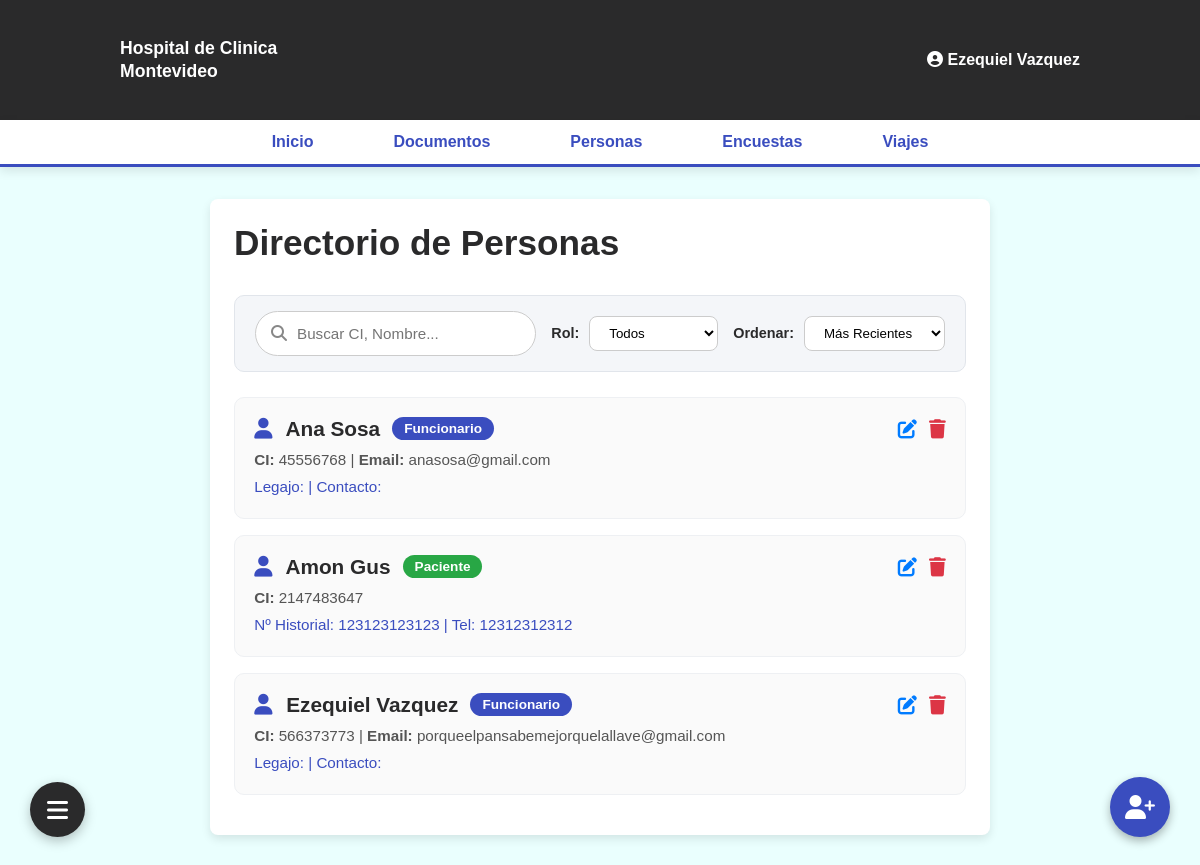
The page /personas.php (signed in) on the database as committed earlier.
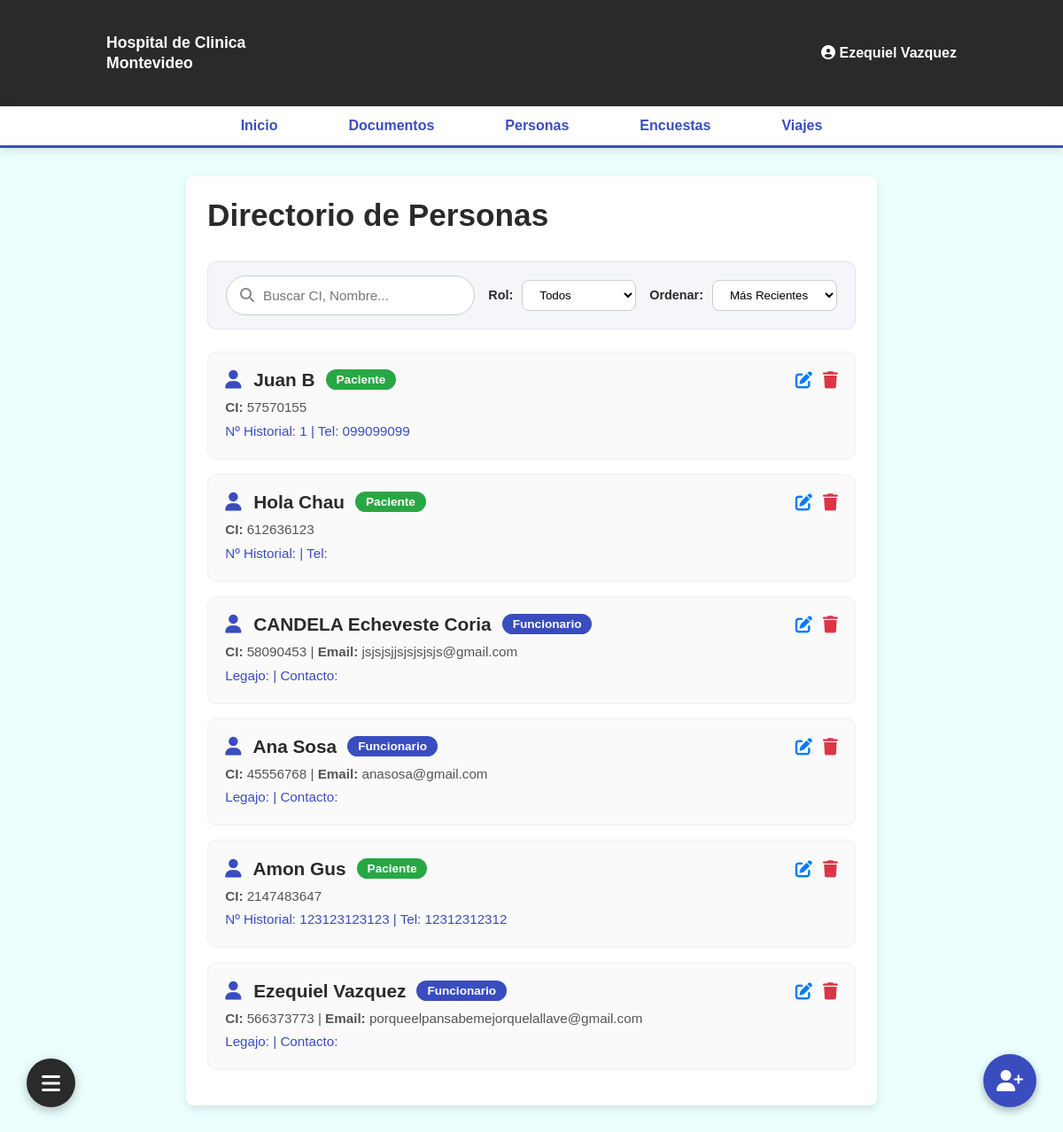
The same page on the database as committed later.
### tables this page shows
CREATE TABLE `usuario` (
  `nombre` varchar(50) NOT NULL,
  `apellido` varchar(50) NOT NULL,
  `cedula_identidad` int(11) NOT NULL,
  `email` varchar(100) DEFAULT NULL,
  `pass` varchar(255) DEFAULT NULL,
  `id_usuario` int(11) NOT NULL
);

CREATE TABLE `paciente` (
  `idpaciente` int(6) NOT NULL,
  `id_usuario` int(6) DEFAULT NULL,
  `tel_contacto` varchar(50) DEFAULT NULL,
  `nro_hospital` varchar(50) DEFAULT NULL
);

### personas.php (the view, shortened to what this page needs)
<?php
require_once 'php/conexion.php';
$search = isset($_GET['search']) ? mysqli_real_escape_string($enlace, trim($_GET['search'])) : '';
$filtro_rol = isset($_GET['rol']) ? $_GET['rol'] : 'todos';
$orden = isset($_GET['orden']) ? $_GET['orden'] : 'recientes';
$consulta_personas = "
    SELECT
        u.id_usuario, u.nombre, u.apellido, u.cedula_identidad, u.email,
        p.idpaciente, p.tel_contacto, p.nro_hospital,
        f.idfuncionario, f.cargo, f.legajo, f.contacto AS contacto_func
    FROM usuario u
    LEFT JOIN paciente p ON u.id_usuario = p.id_usuario
    LEFT JOIN funcionario f ON u.id_usuario = f.id_usuario
    WHERE 1=1
";
if ($orden === 'az') {
    $consulta_personas .= " ORDER BY u.nombre ASC";
} elseif ($orden === 'za') {
    $consulta_personas .= " ORDER BY u.nombre DESC";
} else {
    $consulta_personas .= " ORDER BY u.id_usuario DESC";
}
$resultado_personas = mysqli_query($enlace, $consulta_personas);
?>
<!DOCTYPE html>
<html lang="es">
<head>
    <link rel="stylesheet" href="css/style-a.css">
    <link rel="stylesheet" href="css/persona.css?v=<?php echo time(); ?>">
    <link rel="stylesheet" href="https://cdnjs.cloudflare.com/ajax/libs/font-awesome/6.4.0/css/all.min.css">
</head>
<body>
    <header class="header" id="header-index">
        <div class="header-top">
            <div class="logo">
                Hospital de Clinica <br> Montevideo
            </div>
            <div class="user-profile">
                <?php if (isset($_SESSION['id'])): ?>
                    <i class="fa-solid fa-circle-user avatar"></i>
                    <b><a href="perfil.html" class="user-name"><span><?php echo htmlspecialchars($_SESSION['nombre'] . ' ' . ($_SESSION['apellido'] ?? '')); ?></span></a></b>
                <?php else: ?>
                    <a href="php/login.php"><span>Iniciar Sesion</span></a>
                <?php endif; ?>
            </div>
        </div>
        <div class="menu" id="menu-index">
            <a href="index.php">Inicio</a>
            <a href="documentos.php">Documentos</a>
            <a href="personas.php">Personas</a>
            <a href="encuestas.php">Encuestas</a>
            <a href="viajes.php">Viajes</a>
        </div>
    </header>
    <main class="main-body">
        <div class="main-content" id="main-content-personas">
            <h1 class="titulo-personas">Directorio de Personas</h1>
            <div class="control-bar">
                <form method="GET" action="personas.php" class="form-controls">
                    <div class="search-box">
                        <i class="fa-solid fa-magnifying-glass"></i>
                        <input type="text" name="search" placeholder="Buscar CI, Nombre..." value="<?php echo htmlspecialchars($search); ?>">
                    </div>
                    <div class="select-box">
                        <label>Rol:</label>
                        <select name="rol" onchange="this.form.submit()">
                            <option value="todos" <?php if($filtro_rol=='todos') echo 'selected'; ?>>Todos</option>
                        </select>
                    </div>
                    <div class="select-box">
                        <label>Ordenar:</label>
                        <select name="orden" onchange="this.form.submit()">
                            <option value="recientes" <?php if($orden=='recientes') echo 'selected'; ?>>Más Recientes</option>
                        </select>
                    </div>
                </form>
            </div>
            <div class="personas-section">
                <?php if (mysqli_num_rows($resultado_personas) > 0): ?>
                    <?php while ($persona = mysqli_fetch_assoc($resultado_personas)): ?>
                        <?php
                            if (!empty($persona['idpaciente'])) {
                                $rol_badge = "Paciente";
                                $badge_class = "badge-paciente";
                                $detalle_rol = "Nº Historial: " . htmlspecialchars($persona['nro_hospital']) . " | Tel: " . htmlspecialchars($persona['tel_contacto']);
                            } else {
                                $rol_badge = htmlspecialchars($persona['cargo'] ?? 'Funcionario');
                                $badge_class = "badge-funcionario";
                                $detalle_rol = "Legajo: " . htmlspecialchars($persona['legajo']) . " | Contacto: " . htmlspecialchars($persona['contacto_func']);
                            }
                        ?>
                        <div class="persona-card">
                            <div class="persona-card-header">
                                <div class="side-left-persona">
                                    <h2 class="persona-title">
                                        <i class="fa-solid fa-user" style="margin-right: 8px; color: var(--secondary-color);"></i>
                                        <?php echo htmlspecialchars($persona['nombre'] . ' ' . $persona['apellido']); ?>
                                    </h2>
                                    <span class="persona-badge <?php echo $badge_class; ?>">
                                        <?php echo $rol_badge; ?>
                                    </span>
                                </div>
                                <div class="side-right-persona">
                                    <button class="btn-action btn-edit-persona"
                                        data-id="<?php echo $persona['id_usuario']; ?>"
                                        data-nombre="<?php echo htmlspecialchars($persona['nombre']); ?>"
                                        data-apellido="<?php echo htmlspecialchars($persona['apellido']); ?>"
                                        data-cedula="<?php echo htmlspecialchars($persona['cedula_identidad']); ?>"
                                        data-email="<?php echo htmlspecialchars($persona['email'] ?? ''); ?>"
                                        data-rol="<?php echo !empty($persona['idpaciente']) ? 'paciente' : 'funcionario'; ?>"
                                        data-tel="<?php echo htmlspecialchars($persona['tel_contacto'] ?? ''); ?>"
                                        data-nrohospital="<?php echo htmlspecialchars($persona['nro_hospital'] ?? ''); ?>"
                                        data-cargo="<?php echo htmlspecialchars($persona['cargo'] ?? ''); ?>"
                                        data-legajo="<?php echo htmlspecialchars($persona['legajo'] ?? ''); ?>"
                                        data-contactofunc="<?php echo htmlspecialchars($persona['contacto_func'] ?? ''); ?>"
                                    title="Editar Persona">
                                    <i class="fa-solid fa-edit" style="color: #007bff; font-size: 1.2rem;"></i>
                                    </button>
                                    <button class="btn-action btn-delete-persona"
                                        data-id="<?php echo $persona['id_usuario']; ?>" title="Eliminar Persona">
                                        <i class="fa-solid fa-trash" style="color: #dc3545; font-size: 1.2rem;"></i>
                                    </button>
                                </div>
                            </div>
                            <div class="persona-info-body">
                                <p><strong>CI:</strong> <?php echo htmlspecialchars($persona['cedula_identidad']); ?>
                                <?php if($persona['email']) echo "| <strong>Email:</strong> " . htmlspecialchars($persona['email']); ?></p>
                                <p class="persona-detalle-rol"><?php echo $detalle_rol; ?></p>
                            </div>
                        </div>
                    <?php endwhile; ?>
                <?php else: ?>
                    <p style="text-align: center; color: #777;">No se encontraron personas con esos filtros.</p>
                <?php endif; ?>
            </div>
        </div>
    </main>
    <button class="crg-btn-persona" id="btnCargarPersona" title="Registrar Persona">
        <i class="fa-solid fa-user-plus" style="font-size: 1.5rem; color: white;"></i>
    </button>
    <div class="floating-menu-container">
        <button class="fab-btn" id="fabBtn">
            <i class="fa-solid fa-bars" id="fabIcon"></i>
        </button>
    </div>
</body>
</html>

### css/style-a.css (style rules this page uses)
* { margin: 0; padding: 0; box-sizing: border-box; }
:root { --primary-color: #2a2a2b; --pressed-primary-color: #000000; --secondary-color: #3a4dbf; --pressed-secondary-color: #303061; --background-color: #eafffe; --main-color: #ffffff; --text-color: #333333; --grey-color: #747272; --pressed-grey-color: #dcdcdc; }
body { font-family: Arial, sans-serif; background-color: var(--background-color); color: var(--text-color); width: 100%; }
header { background-color: var(--primary-color); color: var(--main-color); width: 100%; }
.header-top { display: flex; justify-content: space-between; align-items: center; padding: 1.5rem 10%; min-height: 120px; }
.header-top a { text-decoration: none; color: var(--main-color); }
.logo { font-size: 1.1rem; font-weight: bold; line-height: 1.3; text-align: left; }
#menu-index { display: flex; justify-content: center; align-items: center; gap: 5rem; text-decoration: none; background-color: var(--main-color); padding: 0.8rem 1rem; border-bottom: 3px solid var(--secondary-color); box-shadow: 0px 4px 10px rgba(0, 0, 0, 0.1); }
#menu-index a { text-decoration: none; color: var(--secondary-color); font-weight: bold; font-size: 1rem; transition: color 0.2s ease; }
.main-body { padding: 2rem 0; }
.floating-menu-container { position: fixed; bottom: 30px; left: 30px; z-index: 100; }
.fab-btn { width: 55px; height: 55px; border-radius: 50%; background-color: var(--primary-color); border: none; color: var(--main-color); font-size: 1.5rem; cursor: pointer; box-shadow: 0px 4px 12px rgba(0, 0, 0, 0.25); display: flex; justify-content: center; align-items: center; transition: transform 0.2s, background-color 0.2s; }

### css/persona.css (style rules this page uses)
#main-content-personas { display: flex; flex-direction: column; align-items: stretch; padding: 1.5rem; margin: 0 auto; width: 65%; background-color: var(--main-color); box-shadow: 0px 4px 10px rgba(0, 0, 0, 0.1); border-radius: 8px; }
.titulo-personas { color: var(--primary-color); font-size: 2.2rem; margin-bottom: 2rem; }
.persona-card { padding: 1.2rem; margin-bottom: 1rem; display: flex; flex-direction: column; border-radius: 10px; border: 1px solid #eef0f3; background-color: #fafafa; transition: all 0.3s ease; }
.persona-card-header { display: flex; flex-direction: row; justify-content: space-between; align-items: center; margin-bottom: 0.5rem; }
.side-left-persona { display: flex; align-items: center; gap: 12px; }
.persona-title { color: var(--primary-color); font-size: 1.3rem; margin: 0; }
.persona-badge { padding: 4px 12px; border-radius: 20px; font-size: 0.85rem; font-weight: bold; color: white; }
.badge-paciente { background-color: #28a745; }
.badge-funcionario { background-color: var(--secondary-color); }
.side-right-persona { display: flex; align-items: center; gap: 12px; }
.persona-info-body { color: #555; font-size: 0.95rem; line-height: 1.5; }
.persona-detalle-rol { margin-top: 4px; color: var(--secondary-color); font-weight: 500; }
.crg-btn-persona { position: fixed; bottom: 30px; right: 30px; background-color: var(--secondary-color); border-radius: 50%; width: 60px; height: 60px; border: none; cursor: pointer; box-shadow: 0 4px 10px rgba(0,0,0,0.3); display: flex; justify-content: center; align-items: center; z-index: 999; transition: background-color 0.3s ease, transform 0.2s ease; }
.btn-action { background: none; border: none; cursor: pointer; transition: transform 0.2s ease; }
.control-bar { background: #f4f6f9; padding: 15px 20px; border-radius: 10px; margin-bottom: 25px; border: 1px solid #e1e5eb; }
.form-controls { display: flex; justify-content: space-between; align-items: center; gap: 15px; flex-wrap: wrap; }
.search-box { display: flex; align-items: center; background: #fff; border: 1px solid #ccc; border-radius: 25px; padding: 5px 15px; flex-grow: 1; max-width: 400px; }
.search-box i { color: #888; margin-right: 10px; }
.search-box input { border: none; outline: none; width: 100%; padding: 8px 0; font-size: 0.95rem; }
.select-box { display: flex; align-items: center; gap: 10px; }
.select-box label { font-size: 0.9rem; font-weight: bold; color: var(--primary-color); }
.select-box select { padding: 8px 15px; border-radius: 8px; border: 1px solid #ccc; background: #fff; outline: none; font-family: inherit; cursor: pointer; transition: border-color 0.2s; }

Rows that differ between the two databases and show on the page:
added paciente: id_usuario.apellido "Juan B", idpaciente "Paciente", id_usuario.cedula_identidad "57570155", detalle_rol "Nº Historial: 1 | Tel: 099099099"
added paciente: id_usuario.apellido "Hola Chau", idpaciente "Paciente", id_usuario.cedula_identidad "612636123", detalle_rol "Nº Historial: | Tel:"
added usuario: nombre+apellido "CANDELA Echeveste Coria", rol_badge "Funcionario", cedula_identidad "58090453", email "jsjsjsjjsjsjsjsjs@gmail.com", detalle_rol "Legajo: | Contacto:"
